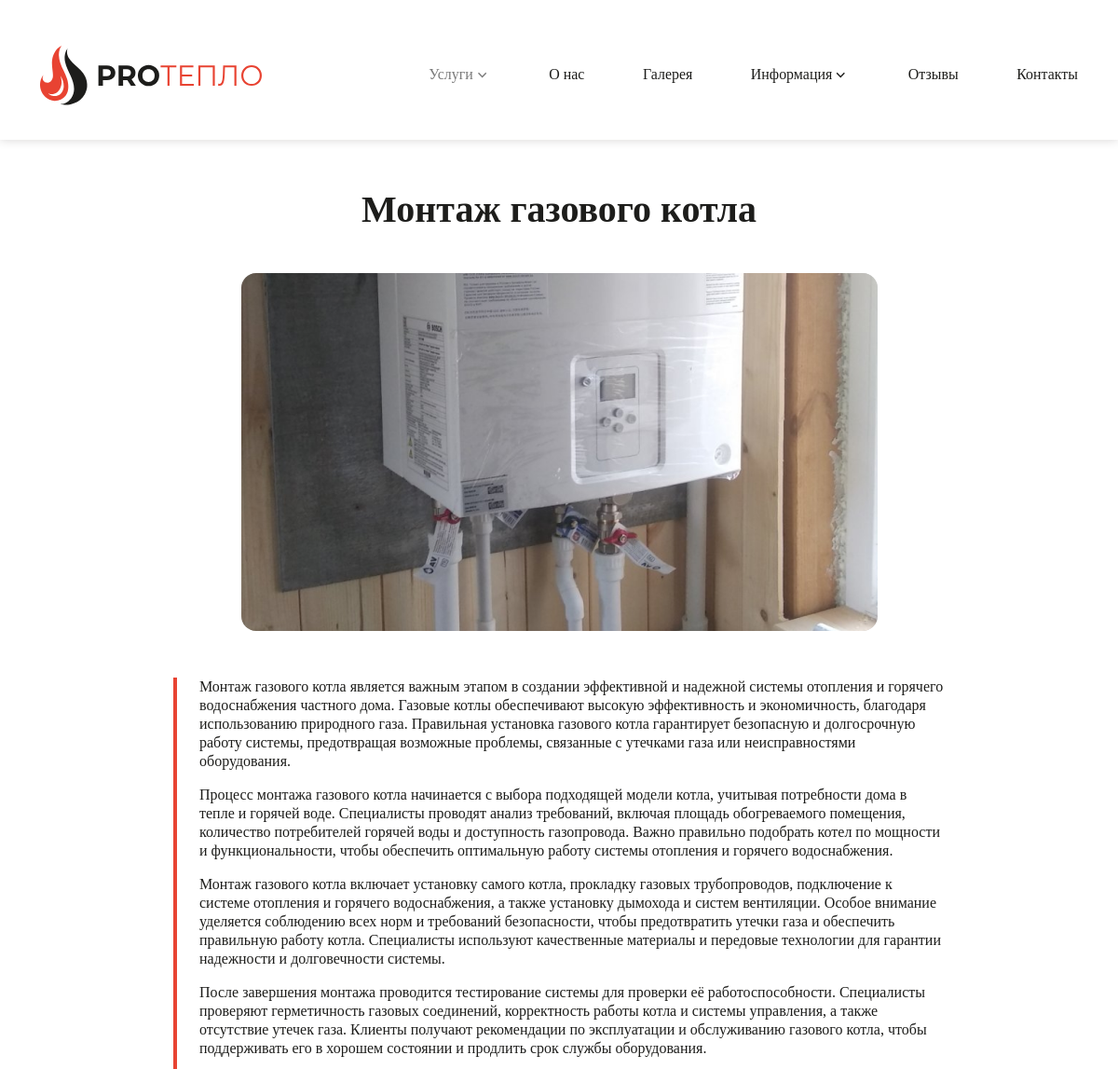
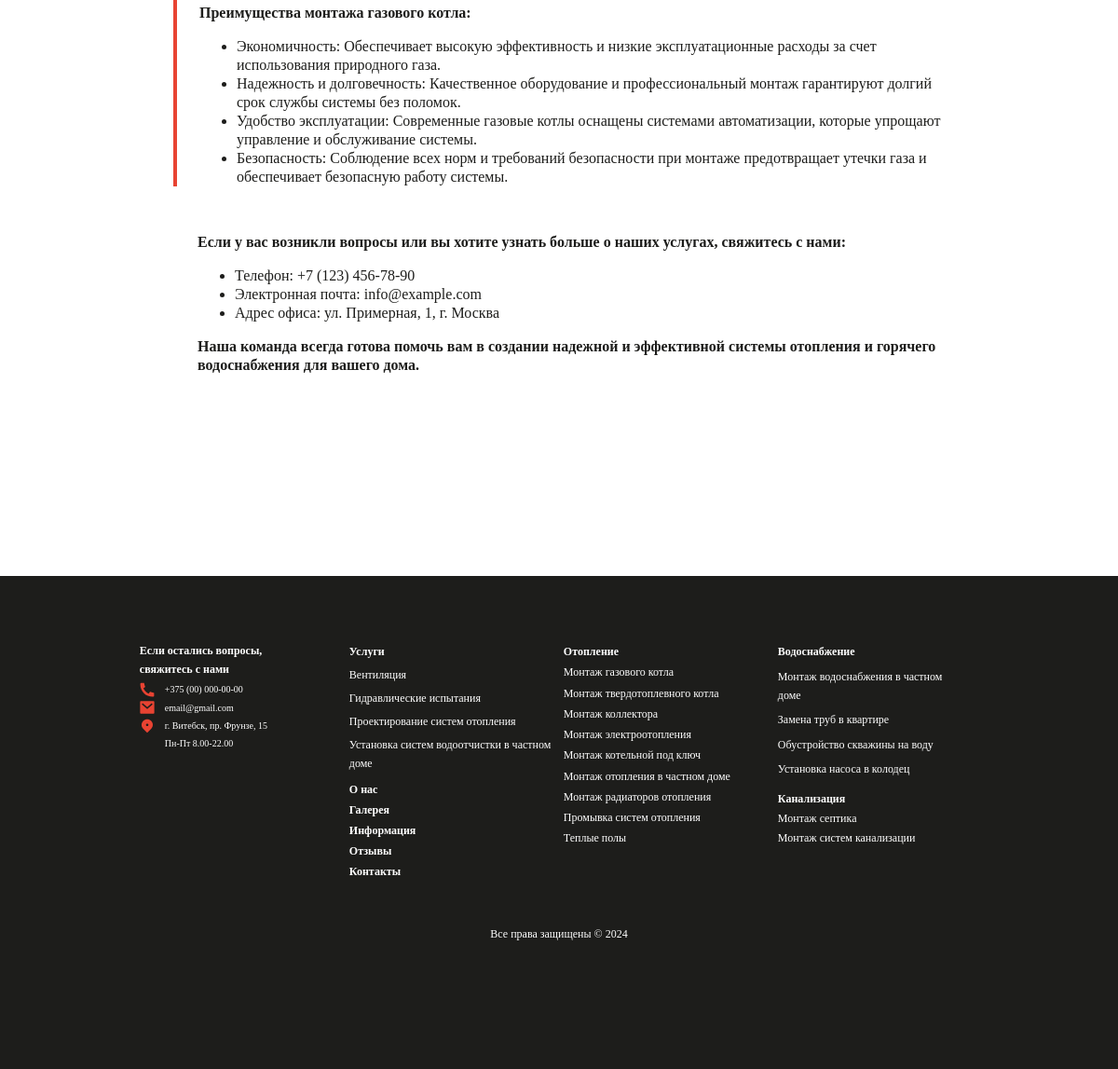
Screenshot of /services/gas_boiler_installation with the database file from the repository (2 pictures, top to bottom).
### proteplo_app/models.py (models this page shows, shortened)
class Service(models.Model):
    title = models.CharField(max_length=100, blank=True)
    image = models.ImageField(upload_to='servises/')
    text = HTMLField()
    slug = models.SlugField(unique=True)

### proteplo_app/views.py (the view)
# urls.py: path('services/<slug:slug>', views.service),
def service(request, slug):
    service = get_object_or_404(Service, slug=slug)
    return render(request, 'service.html', {'service': service})

### proteplo_app/templates/service.html (shortened to what this page needs)
{% extends 'header.html' %}
{% load static %}
{% block link %}
<link rel="stylesheet" type="text/css" href="{% static 'style/service.css' %}">
{% endblock %}
{% block content %}
<div class="service-block">
    <div class="title">
        <span>{{ service.title }}</span>
    </div>
    <img src="{{ service.image.url }}" alt="{{ service.image }}">
    <div class="service-text p0">
        <span>{{ service.text | safe}}</span>
    </div>
    <div class="service-text" style=" border-left: none">
        <span><strong>Если у вас возникли вопросы или вы хотите узнать больше о наших услугах, свяжитесь с нами:</strong>
        <p>
            <ul>
                <li>Телефон: +7 (123) 456-78-90</li>
                <li>Электронная почта: info@example.com</li>
                <li>Адрес офиса: ул. Примерная, 1, г. Москва</li>
            </ul>
        </p>
        <p><strong>Наша команда всегда готова помочь вам в создании надежной и эффективной системы отопления и горячего водоснабжения для вашего дома.</strong></p></span>
    </div>
</div>
{% endblock %}

### rows the page displays
Service: title "Монтаж газового котла", image (picture), text "Монтаж газового котла является важным этапом в создании эффективной и надежной системы отопления и горячего водоснабжения частного дома. Газовые котлы обеспечивают высокую эффективность и экономичность, благодаря использованию природного газа. Правильная установка газового котла гарантирует безопасную и долгосрочную работу системы, предотвращая возможные проблемы, связанные с утечками газа или неисправностями оборудования. Процесс монтажа газового котла начинается с выбора подходящей модели котла, учитывая потребности дома в тепле и горячей воде. Специалисты проводят анализ требований, включая площадь обогреваемого помещения, количество потребителей горячей воды и доступность газопровода.…"
